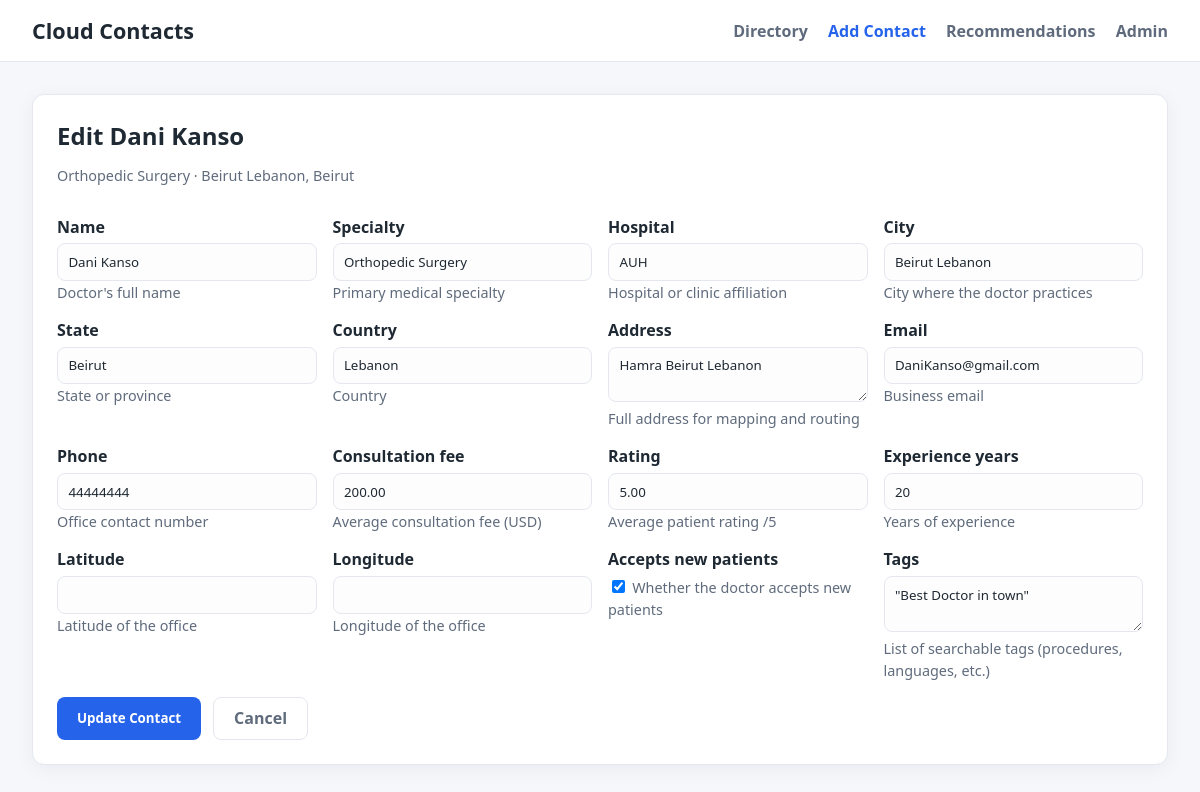
The app's page /contacts/22/edit/ with its own data.
### contacts/models.py (models this page shows, shortened)
class Contact(models.Model):
    name = models.CharField(max_length=120, help_text="Doctor's full name")
    specialty = models.CharField(
        max_length=120,
        default="General Practice",
        help_text="Primary medical specialty",
    )
    hospital = models.CharField(max_length=150, blank=True, help_text="Hospital or clinic affiliation")
    city = models.CharField(
        max_length=80,
        default="Unknown",
        help_text="City where the doctor practices",
    )
    state = models.CharField(max_length=80, blank=True, help_text="State or province")
    country = models.CharField(max_length=80, default="USA", help_text="Country")
    address = models.TextField(blank=True, help_text="Full address for mapping and routing")
    email = models.EmailField(blank=True, help_text="Business email")
    phone = models.CharField(max_length=25, blank=True, help_text="Office contact number")
    consultation_fee = models.DecimalField(max_digits=8, decimal_places=2, default=0, help_text="Average consultation fee (USD)")
    rating = models.DecimalField(max_digits=3, decimal_places=2, default=0, help_text="Average patient rating /5")
    experience_years = models.PositiveIntegerField(default=0, help_text="Years of experience")
    latitude = models.DecimalField(max_digits=9, decimal_places=6, null=True, blank=True, help_text="Latitude of the office")
    longitude = models.DecimalField(max_digits=9, decimal_places=6, null=True, blank=True, help_text="Longitude of the office")
    accepts_new_patients = models.BooleanField(default=True, help_text="Whether the doctor accepts new patients")
    tags = models.JSONField(default=list, blank=True, help_text="List of searchable tags (procedures, languages, etc.)")
    created_at = models.DateTimeField(auto_now_add=True)
    updated_at = models.DateTimeField(auto_now=True)
    class Meta:
        ordering = ["name"]
        verbose_name = "Medical Contact"
        verbose_name_plural = "Medical Contacts"

### contacts/views.py (the view)
# urls.py: path('contacts/<int:pk>/edit/', views.edit_contact, name='contacts-edit'),
def edit_contact(request, pk):
    contact = get_object_or_404(Contact, pk=pk)
    if request.method == "POST":
        form = ContactForm(request.POST, instance=contact)
        if form.is_valid():
            form.save()
            return redirect("contacts-list")
    else:
        form = ContactForm(instance=contact)
    return render(request, "contacts/editcontact.html", {"form": form, "contact": contact})

### contacts/templates/contacts/editcontact.html (shortened to what this page needs)
{% extends 'base.html' %}
{% block nav_add %}active{% endblock %}
{% block content %}
<div class="card">
    <div class="stack">
        <div>
            <h2 style="margin:0;">Edit {{ contact.name }}</h2>
            <p class="muted">{{ contact.specialty }} · {{ contact.city }}{% if contact.state %}, {{ contact.state }}{% endif %}</p>
        </div>
        <form method="post" class="stack">
            <div class="form-grid">
                {% for field in form %}
                    <div>
                        <label>{{ field.label }}</label>
                        {{ field }}
                        {% if field.help_text %}
                            <small class="muted">{{ field.help_text }}</small>
                        {% endif %}
                    </div>
                {% endfor %}
            </div>
            <div style="display:flex; gap:0.75rem; flex-wrap:wrap;">
                <button type="submit" class="btn btn-primary">Update Contact</button>
                <a href="{% url 'contacts-list' %}" class="btn btn-secondary">Cancel</a>
            </div>
        </form>
    </div>
</div>
{% endblock %}

### contacts/templates/base.html (style rules this page uses)
:root { color-scheme: light; --primary: #2563eb; --primary-dark: #1d4ed8; --bg: #f5f7fb; --card: #ffffff; --border: #e4e7ef; --text: #1f2933; --muted: #5f6b7c; }
* { box-sizing: border-box; font-family: "Segoe UI", "Helvetica Neue", Arial, sans-serif; }
body { margin: 0; padding: 0; background: var(--bg); color: var(--text); }
.card { background: var(--card); border: 1px solid var(--border); border-radius: 12px; padding: 1.5rem; box-shadow: 0 4px 20px rgba(15, 23, 42, 0.05); }
.btn { display: inline-flex; align-items: center; justify-content: center; padding: 0.6rem 1.25rem; border-radius: 8px; border: none; font-weight: 600; cursor: pointer; transition: background 0.2s ease, transform 0.2s ease; text-decoration: none; }
.btn-primary { background: var(--primary); color: #fff; }
.btn-secondary { background: transparent; color: var(--muted); border: 1px solid var(--border); }
form label { font-weight: 600; display: block; margin-bottom: 0.35rem; }
form input[type="text"], form input[type="number"], form input[type="email"], form textarea, form select { width: 100%; padding: 0.55rem 0.65rem; border-radius: 8px; border: 1px solid var(--border); background: #fdfdfd; color: var(--text); }
form textarea { resize: vertical; }
.form-grid { display: grid; grid-template-columns: repeat(auto-fit, minmax(220px, 1fr)); gap: 1rem; }
.muted { color: var(--muted); font-size: 0.9rem; }
.stack { display: flex; flex-direction: column; gap: 1rem; }

### records on screen
Contact: name "Dani Kanso", specialty "Orthopedic Surgery", city "Beirut Lebanon", state "Beirut", form "Dani Kanso" "Orthopedic Surgery" "AUH" "Beirut Lebanon" "Beirut" "Lebanon" "Hamra Beirut Lebanon" "DaniKanso@gmail.com" "44444444" "200.00" "5.00" "20" "☑" "\"Best Doctor in town\""

### other values on screen
{{ field.label }} "Name" "Specialty" "Hospital" "City" "State" "Country" "Address" "Email" "Phone" "Consultation fee" "Rating" "Experience years" "Latitude" "Longitude" "Accepts new patients" "Tags"
{{ field.help_text }} "Doctor's full name" "Primary medical specialty" "Hospital or clinic affiliation" "City where the doctor practices" "State or province" "Country" "Full address for mapping and routing" "Business email" "Office contact number" "Average consultation fee (USD)" "Average patient rating /5" "Years of experience" "Latitude of the office" "Longitude of the office" "Whether the doctor accepts new patients" "List of searchable tags (procedures, languages, etc.)"
